Frame 1 (no input): blank canvas, image omitted
Frame 60 (no input): blank canvas, image omitted
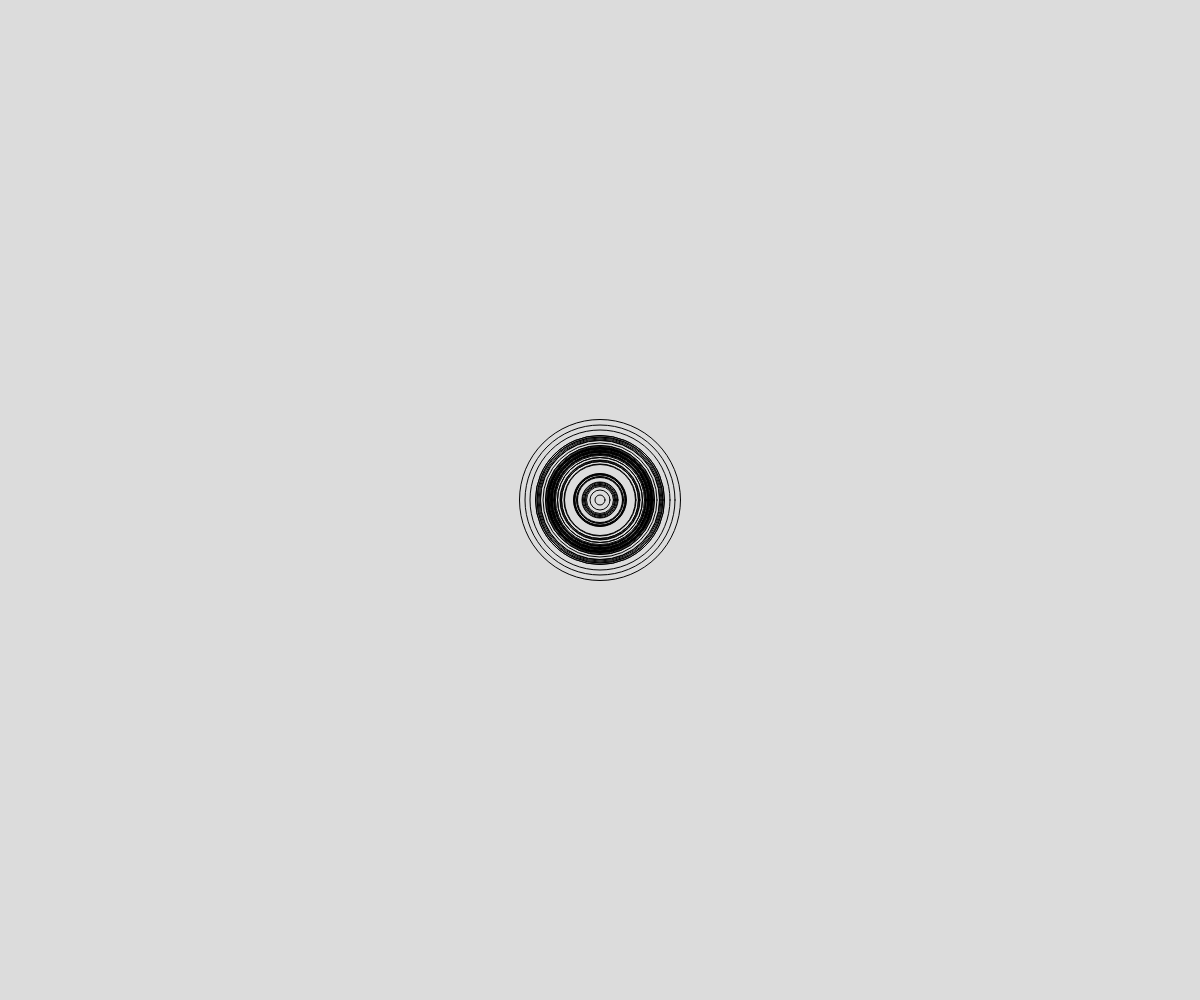
Frame 120 (the mouse pressed at the canvas centre since frame 60)

The p5.js sketch whose frames 1 and 60 were blank and that drew this single picture after the mouse press (run headless with seeded random() and noise() and a simulated clock; from frame 60 on, the mouse is pressed at the canvas centre):

// p5.js sketch
// ── sketch.js
function setup() {
  createCanvas(windowWidth, windowHeight);
  background(220);
  noFill();
}

let e_w = 50;
// let e_x = 100;
// let e_y = 100;

function getRandomIntInclusive(min, max) {
  min = Math.ceil(min);
  max = Math.floor(max);
  return Math.floor(Math.random() * (max - (min) + 1) + min); //The maximum is inclusive and the minimum is inclusive
}

function makeEllipse () {
  ellipse(mouseX, mouseY, e_w, e_w)
  // if (e_x < windowWidth) {
  //   e_x += getRandomIntInclusive(-50, 50);
  // }
  // if (e_y < windowHeight) {
  //   e_y += getRandomIntInclusive(-50, 50);
  // }
  e_w += getRandomIntInclusive(-25, 25);
}

function draw() {
  if (mouseIsPressed) {
    makeEllipse();
  }

}
